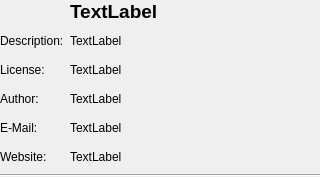
<ui version="4.0" >
 <class>ScriptProperties</class>
 <widget class="QWidget" name="ScriptProperties" >
  <property name="geometry" >
   <rect>
    <x>0</x>
    <y>0</y>
    <width>320</width>
    <height>177</height>
   </rect>
  </property>
  <property name="windowTitle" >
   <string>Script Properties</string>
  </property>
  <layout class="QVBoxLayout" name="verticalLayout" >
   <property name="margin" >
    <number>0</number>
   </property>
   <item>
    <layout class="QGridLayout" name="gridLayout" >
     <item row="0" column="0" >
      <widget class="QLabel" name="m_icon" >
       <property name="text" >
        <string/>
       </property>
      </widget>
     </item>
     <item row="0" column="1" >
      <widget class="QLabel" name="m_name" >
       <property name="sizePolicy" >
        <sizepolicy vsizetype="Preferred" hsizetype="Expanding" >
         <horstretch>0</horstretch>
         <verstretch>0</verstretch>
        </sizepolicy>
       </property>
       <property name="font" >
        <font>
         <pointsize>14</pointsize>
         <weight>75</weight>
         <bold>true</bold>
        </font>
       </property>
       <property name="text" >
        <string>TextLabel</string>
       </property>
      </widget>
     </item>
     <item row="1" column="0" >
      <widget class="QLabel" name="label_2" >
       <property name="text" >
        <string>Description:</string>
       </property>
      </widget>
     </item>
     <item row="1" column="1" >
      <widget class="QLabel" name="m_description" >
       <property name="text" >
        <string>TextLabel</string>
       </property>
      </widget>
     </item>
     <item row="2" column="0" >
      <widget class="QLabel" name="label_5" >
       <property name="text" >
        <string>License:</string>
       </property>
      </widget>
     </item>
     <item row="2" column="1" >
      <widget class="QLabel" name="m_license" >
       <property name="text" >
        <string>TextLabel</string>
       </property>
      </widget>
     </item>
     <item row="3" column="0" >
      <widget class="QLabel" name="label_3" >
       <property name="text" >
        <string>Author:</string>
       </property>
      </widget>
     </item>
     <item row="3" column="1" >
      <widget class="QLabel" name="m_author" >
       <property name="text" >
        <string>TextLabel</string>
       </property>
      </widget>
     </item>
     <item row="4" column="0" >
      <widget class="QLabel" name="label_4" >
       <property name="text" >
        <string>E-Mail:</string>
       </property>
      </widget>
     </item>
     <item row="4" column="1" >
      <widget class="QLabel" name="m_email" >
       <property name="text" >
        <string>TextLabel</string>
       </property>
      </widget>
     </item>
     <item row="5" column="0" >
      <widget class="QLabel" name="label_6" >
       <property name="text" >
        <string>Website:</string>
       </property>
      </widget>
     </item>
     <item row="5" column="1" >
      <widget class="QLabel" name="m_website" >
       <property name="text" >
        <string>TextLabel</string>
       </property>
      </widget>
     </item>
    </layout>
   </item>
   <item>
    <widget class="Line" name="line" >
     <property name="orientation" >
      <enum>Qt::Horizontal</enum>
     </property>
    </widget>
   </item>
  </layout>
 </widget>
 <resources/>
 <connections/>
</ui>
